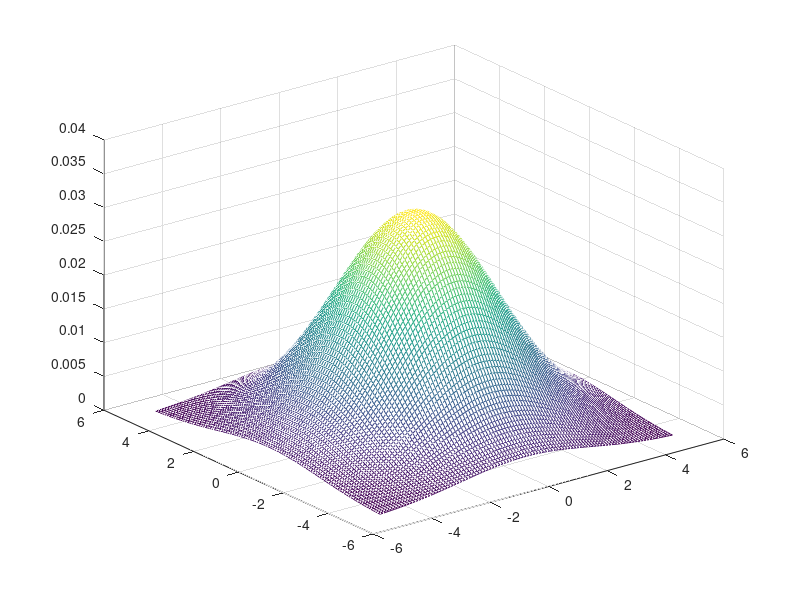

The MATLAB script that drew this image:
load data1_1

h=2.0; 
N=size(X1,1);

[x, y] = meshgrid([-5:0.1:5], [-5:0.1:5]);

for i=1:size(x, 1)
  for j=1:size(x,2)
    txy=[x(i,j), y(i,j)];
    
    for n=1:N
      ksum(n)=(exp((-(X1(n,:)-txy)* (X1(n,:)-txy)')/(2*h^2)))/(2*pi);
    end
    k(i,j)=sum(ksum);
  end
end

pxyg = k/(h^2*N);
figure(4); 
mesh(x,y,pxyg); 
hold on;
      